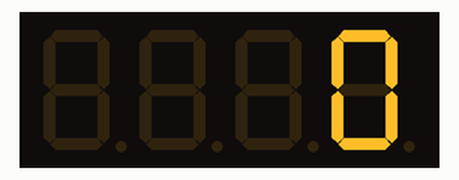
Recording of a sketch running on a simulated Arduino Uno, built with avr-gcc and run on an emulated ATmega328P. Parts: 4-digit seven-segment display.

Above: at 0.1 s.
At 6.2 s:
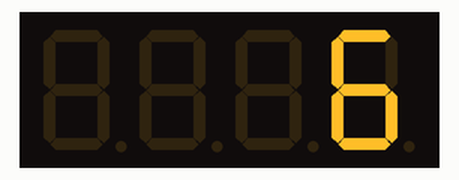
At 7.2 s:
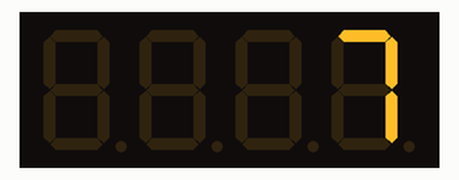
At 15.4 s:
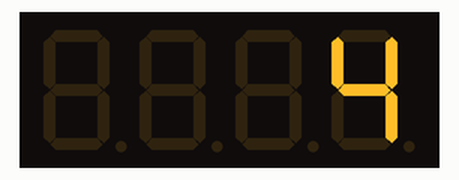
At 22.5 s:
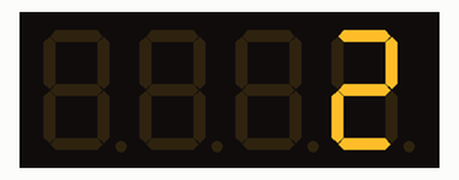
At 29.7 s:
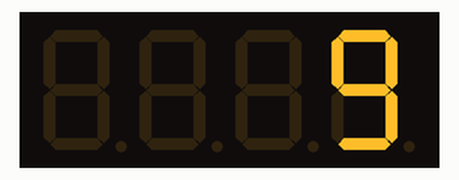

The sketch:

TM1637.ino
```cpp
#include <TM1637Display.h>

#define CLK 2
#define DIO 3

TM1637Display display(CLK, DIO);

void setup()
{
 display.setBrightness(0x0f);
}

void loop()
{
  for(int i = 0; i <= 9; i++){
    display.showNumberDec(i);
    delay(1000);
  }
  for(int i = 9; i >= 0; i--){
    display.showNumberDec(i);
    delay(1000);
}
}
```

Measured:
- what the display in image 1 shows lasts 1.1 s, from 6.1 s to 7.2 s
